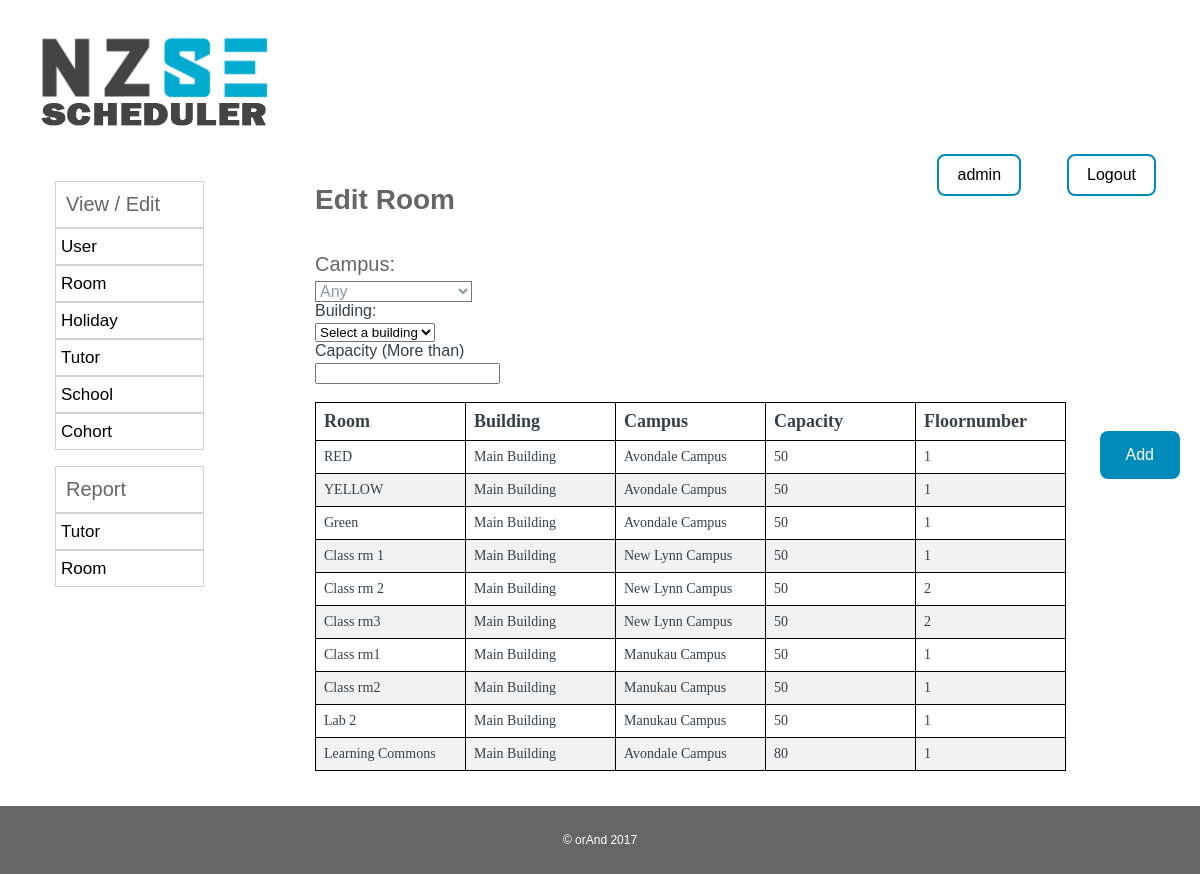
/admin_home/admin_editroom.php (signed in), run on the app's committed database.
### tables this page shows
CREATE TABLE IF NOT EXISTS `building` (
`buildingid` int(20) NOT NULL,
  `campusid` int(20) NOT NULL,
  `buildingname` varchar(20) NOT NULL
);

CREATE TABLE IF NOT EXISTS `room` (
`roomid` int(20) NOT NULL,
  `roomname` text NOT NULL,
  `roomtype` tinyint(7) NOT NULL,
  `buildingid` int(20) NOT NULL,
  `floornumber` varchar(10) NOT NULL,
  `capacity` int(50) NOT NULL,
  `disability` tinyint(1) DEFAULT NULL,
  `fixedresources` tinytext NOT NULL
);

CREATE TABLE IF NOT EXISTS `campus` (
`campusid` int(10) NOT NULL,
  `campusname` varchar(20) NOT NULL,
  `address` varchar(40) NOT NULL
);

### admin_home/admin_editroom.php (the view, shortened to what this page needs)
<!DOCTYPE html PUBLIC "-//W3C//DTD XHTML 1.0 Strict//EN"
"http://www.w3.org/TR/xhtml1/DTD/xhtml1-strict.dtd">
<html xmlns="http://www.w3.org/1999/xhtml" lang="en" xml:lang="en">
<head>
	<?php include '../php_includes/head_elements.php'; ?>
	<?php include '../php_includes/alertbox.php'; ?>
</head>
<body>
	<div id="tables_refresh">
<div id="page-container">
			<?php include '../php_includes/header.php'; ?>
			<?php include '../php_includes/nav.php'; ?>
			<div class="col-6 col-m-9 content">
				<h1>Edit Room</h1>
<br />
<div class="form1">
<?php
echo "<label for='campusid'>Campus: </label>
<select id='campusid' name='campusid' onchange='search(this.value,0)'>";
echo "<option hidden>Any</option>";
echo "</select>";
?>
</div>
<div class = "margin_left">
<?php
echo "<label for='buildingid'>Building: </label>
<select name='buildingid' id='buildingid' onchange='search(this.value,1)'>";
echo "<option hidden>Select a building</option>";
echo "</select>";
?>
<label>Capacity (More than)</label>
<input type="text" id="capacity" onchange="filterCapacity(this.value)" />
</div>
<br><br>
	<?php include '../php_includes/add.php'; ?>
<div class="tables">
<?php
	include '../php_script/connectDB.php';
		if(isset($_SESSION['campusid']) && ($_SESSION['campusid']!="Any"))
		{
			$campusid=$_SESSION['campusid'];
			if(isset($_SESSION['buildingid']))
			{
				$buildingid = $_SESSION['buildingid'];
			if(isset($_GET['capacity']))
			{
				$capacity = $_GET['capacity'];
				$result2 = "SELECT room.*,b.buildingname,campus.* FROM building b, room,campus WHERE b.buildingid=room.buildingid AND b.campusid=campus.campusid AND b.campusid='".$campusid."' AND b.buildingid='".$buildingid."' AND room.capacity>'$capacity'";
			}
			else
			{
			$result2 = "SELECT room.*,b.buildingname,campus.* FROM building b, room,campus WHERE b.buildingid=room.buildingid AND b.campusid=campus.campusid AND b.campusid='".$campusid."' AND b.buildingid='".$buildingid."'";
			}
			}
			else
			{
				$result2 = "SELECT room.*,b.buildingname,campus.* FROM building b, room,campus WHERE b.buildingid=room.buildingid AND b.campusid=campus.campusid AND b.campusid='".$campusid."'";
			}
		}
		elseif(isset($_GET['buildingid']) && ($_GET['buildingid']!="Select a building"))
		{
			$buildingid=$_GET['buildingid'];
			$result2 = "SELECT room.*,b.buildingname,campus.* FROM building b, room,campus WHERE b.buildingid=room.buildingid AND b.campusid=campus.campusid AND b.buildingid='".$buildingid."'";
		}
		elseif(isset($_GET['capacity']))
		{
			$capacity = $_GET['capacity'];
			$result2 = "SELECT room.*,b.buildingname,campus.* FROM building b, room,campus WHERE b.buildingid=room.buildingid AND b.campusid=campus.campusid AND room.capacity>'$capacity'";
		}
		else
		{
			$result2 = "SELECT room.*,b.buildingname,campus.* FROM building b, room,campus WHERE b.buildingid=room.buildingid AND b.campusid=campus.campusid";
		}
		if(($runquery2 = $conn->query($result2)) )
		{
			echo "<table id='student_resit' class='border'>
			<thead>
			<tr>
			<th>Room</th>
			<th>Building</th>
			<th>Campus</th>
			<th>Capacity</th>
			<th>Floornumber</th>
			</tr>
			</thead>";
			$data=array();
			while($row = $runquery2->fetch_assoc())
			{
				$data[$row["roomid"]]["FixedResources"] = $row["fixedresources"];
				$data[$row["roomid"]]["roomname"] = $row["roomname"];
				$data[$row["roomid"]]["roomid"] = $row["roomid"];
				$data[$row["roomid"]]["roomtype"] = $row["roomtype"];
				$data[$row["roomid"]]["buildingname"] = $row["buildingname"];
				$data[$row["roomid"]]["buildingid"] = $row["buildingid"];
				$data[$row["roomid"]]["campusname"] = $row["campusname"];
				$data[$row["roomid"]]["campusid"] = $row["campusid"];
				$data[$row["roomid"]]["capacity"] = $row["capacity"];
				$data[$row["roomid"]]["disability"] = $row["disability"];
				$data[$row["roomid"]]["floornumber"] = $row["floornumber"];
			}
			usort($data, "sortingRoom");
			foreach($data as $value)
			{
				echo "<tr value='".$value['roomid']."' class='data'>";
				echo "<td contenteditable=\"true\" data-old-value='".$value['roomname']."' onBlur=\"saveInlineEdit(this,'roomname','".$value['roomid']."','room')\" onClick=\"highlightEdit(this);\">" . $value["roomname"] ."\n";
				echo "</td>";
				echo "<td >" . $value['buildingname']."</td>";
				echo "<td >" . $value['campusname']."</td>";
				echo "<td contenteditable=\"true\" data-old-value='".$value['capacity']."' onBlur=\"saveInlineEdit(this,'capacity','".$value['roomid']."','room')\" onClick=\"highlightEdit(this);\">" . $value['capacity'] ."\n";
					echo "</td>";
				echo "<td contenteditable=\"true\" data-old-value='".$value['floornumber']."' onBlur=\"saveInlineEdit(this,'floornumber','".$value['roomid']."','room')\" onClick=\"highlightEdit(this);\">" . $value['floornumber'] ."</td>";
echo "</tr>";
			}
		}
		echo "</table>";
		?>
</div>
</div>
</div>
<?php include '../php_includes/footer.php';?>
</div>
</body>
</html>

### css/stickyheader.css (style rules this page uses)
.ccc { background-color:blue; display:none; }

### data on the page
building: room.roomname "RED", buildingname "Main Building", campusid.campusname "Avondale Campus", room.capacity "50", room.floornumber "1", room.roomname "YELLOW", room.roomname "Green", room.roomname "Learning Commons", room.capacity "80"
building: room.roomname "Class rm 1", buildingname "Main Building", campusid.campusname "New Lynn Campus", room.capacity "50", room.floornumber "1", room.roomname "Class rm 2", room.floornumber "2", room.roomname "Class rm3"
building: room.roomname "Class rm1", buildingname "Main Building", campusid.campusname "Manukau Campus", room.capacity "50", room.floornumber "1", room.roomname "Class rm2", room.roomname "Lab 2"

### other printed values
$_SESSION["userid"] "admin"
